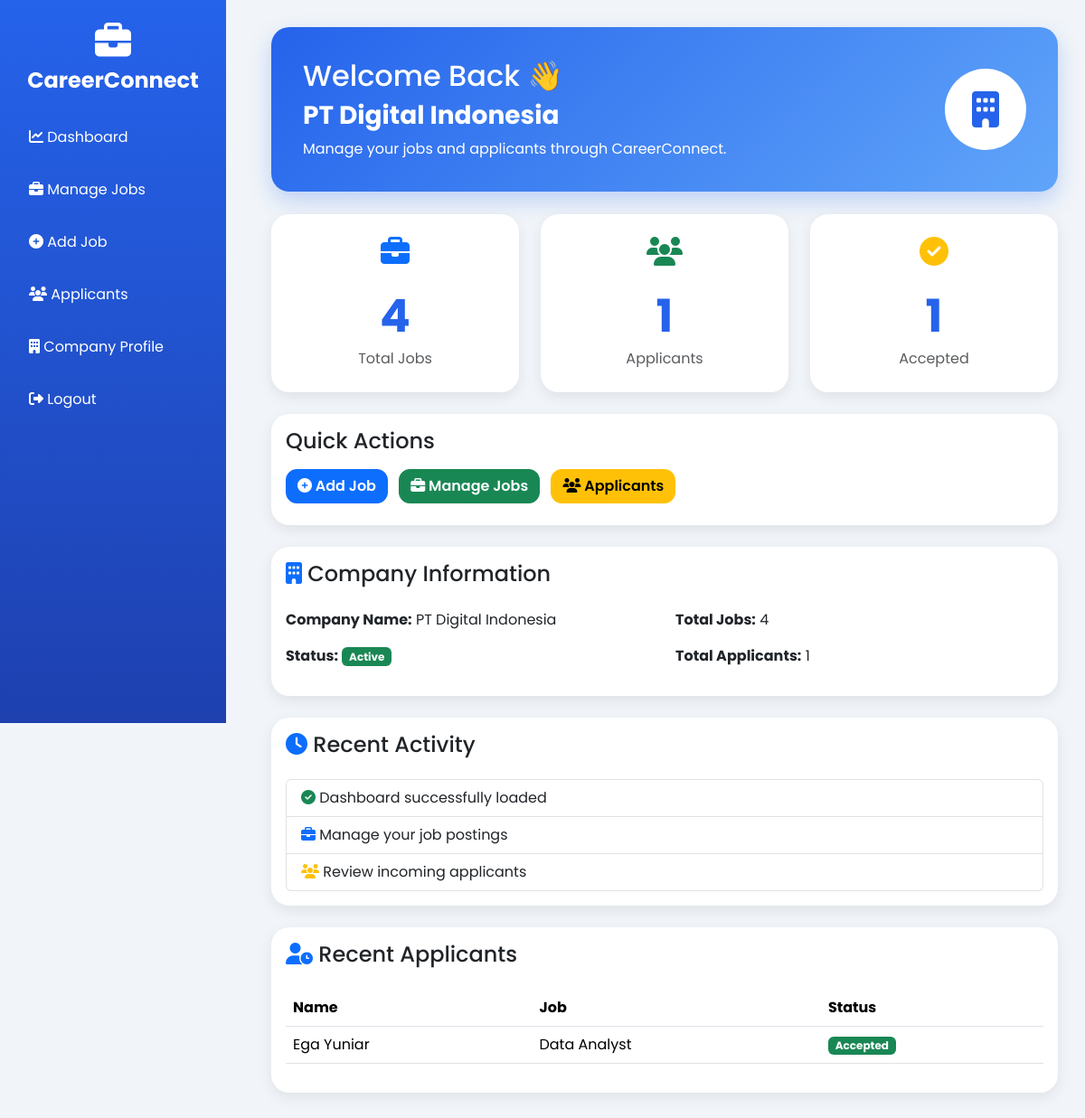
Page /company/dashboard.php (signed in) on the committed database.
### tables this page shows
CREATE TABLE `applications` (
  `id` int(11) NOT NULL,
  `job_id` int(11) NOT NULL,
  `user_id` int(11) NOT NULL,
  `status` enum('Pending','Reviewed','Accepted','Rejected') DEFAULT 'Pending',
  `applied_at` timestamp NOT NULL DEFAULT current_timestamp()
);

CREATE TABLE `users` (
  `id` int(11) NOT NULL,
  `fullname` varchar(100) NOT NULL,
  `email` varchar(100) NOT NULL,
  `password` varchar(255) NOT NULL,
  `phone` varchar(20) DEFAULT NULL,
  `photo` varchar(255) DEFAULT NULL,
  `cv` varchar(255) DEFAULT NULL,
  `address` text DEFAULT NULL,
  `role` enum('user','admin') DEFAULT 'user',
  `created_at` timestamp NOT NULL DEFAULT current_timestamp()
);

CREATE TABLE `jobs` (
  `id` int(11) NOT NULL,
  `company_id` int(11) NOT NULL,
  `category_id` int(11) DEFAULT NULL,
  `title` varchar(150) NOT NULL,
  `location` varchar(100) DEFAULT NULL,
  `salary` varchar(100) DEFAULT NULL,
  `job_type` enum('Full Time','Part Time','Internship','Remote') DEFAULT NULL,
  `description` text DEFAULT NULL,
  `requirements` text DEFAULT NULL,
  `deadline` date DEFAULT NULL,
  `status` enum('Open','Closed') DEFAULT 'Open',
  `created_at` timestamp NOT NULL DEFAULT current_timestamp()
);

### company/dashboard.php (the view, shortened to what this page needs)
<?php
include '../config/database.php';
$company_id = $_SESSION['company_id'];
$total_jobs = mysqli_fetch_assoc(
mysqli_query(
$conn,
"SELECT COUNT(*) AS total
FROM jobs
WHERE company_id='$company_id'"
));
$total_applicants = mysqli_fetch_assoc(
mysqli_query(
$conn,
"SELECT COUNT(*) AS total
FROM applications
JOIN jobs
ON applications.job_id = jobs.id
WHERE jobs.company_id='$company_id'"
));
$total_accepted = mysqli_fetch_assoc(
mysqli_query(
$conn,
"SELECT COUNT(*) AS total
FROM applications
JOIN jobs
ON applications.job_id = jobs.id
WHERE jobs.company_id='$company_id'
AND applications.status='Accepted'"
));
$recent_applicants = mysqli_query($conn,
"SELECT
users.fullname,
jobs.title,
applications.status
FROM applications
JOIN users
ON applications.user_id = users.id
JOIN jobs
ON applications.job_id = jobs.id
WHERE jobs.company_id='$company_id'
ORDER BY applications.id DESC
LIMIT 5"
);
?>
<!DOCTYPE html>
<html>
<head>
<link href="https://cdn.jsdelivr.net/npm/bootstrap@5.3.3/dist/css/bootstrap.min.css"
rel="stylesheet">
<link rel="stylesheet"
href="https://cdnjs.cloudflare.com/ajax/libs/font-awesome/6.5.2/css/all.min.css">
</head>
<body>
<div class="sidebar">
<div class="text-center mb-4">
<i class="fas fa-briefcase text-white"
style="font-size:40px;"></i>
<h4 class="text-white fw-bold mt-2">
CareerConnect
</h4>
</div>
<a href="dashboard.php">
<i class="fas fa-chart-line"></i>
 Dashboard
</a>
<a href="manage_jobs.php">
<i class="fas fa-briefcase"></i>
 Manage Jobs
</a>
<a href="add_job.php">
<i class="fas fa-plus-circle"></i>
 Add Job
</a>
<a href="applicants.php">
<i class="fas fa-users"></i>
 Applicants
</a>
<a href="profile.php">
<i class="fas fa-building"></i>
 Company Profile
</a>
<a href="../index.php">
<i class="fas fa-sign-out-alt"></i>
 Logout
</a>
</div>
<div class="main">
<div class="hero">
<div class="row align-items-center">
<div class="col-md-8">
<h2>
Welcome Back 👋
</h2>
<h3 class="fw-bold">
<?php echo $_SESSION['company_name']; ?>
</h3>
<p class="mb-0">
Manage your jobs and applicants
through CareerConnect.
</p>
</div>
<div class="col-md-4 text-end">
<div style="
width:90px;
height:90px;
background:white;
border-radius:50%;
display:inline-flex;
align-items:center;
justify-content:center;
">
<i class="fas fa-building"
style="
font-size:40px;
color:#2563EB;
"></i>
</div>
</div>
</div>
</div>
<div class="row">
<div class="col-md-4 mb-4">
<div class="stat-card">
<i class="fas fa-briefcase fa-2x text-primary mb-3"></i>
<h2>
<?php echo $total_jobs['total']; ?>
</h2>
<p class="text-muted mb-0">
Total Jobs
</p>
</div>
</div>
<div class="col-md-4 mb-4">
<div class="stat-card">
<i class="fas fa-users fa-2x text-success mb-3"></i>
<h2>
<?php echo $total_applicants['total']; ?>
</h2>
<p class="text-muted mb-0">
Applicants
</p>
</div>
</div>
<div class="col-md-4 mb-4">
<div class="stat-card">
<i class="fas fa-check-circle fa-2x text-warning mb-3"></i>
<h2>
<?php echo $total_accepted['total']; ?>
</h2>
<p class="text-muted mb-0">
Accepted
</p>
</div>
</div>
</div>
<div class="card mb-4">
<div class="card-body">
<h4 class="mb-3">
Quick Actions
</h4>
<a
href="add_job.php"
class="btn btn-primary me-2 mb-2">
<i class="fas fa-plus-circle"></i>
Add Job
</a>
<a
href="manage_jobs.php"
class="btn btn-success me-2 mb-2">
<i class="fas fa-briefcase"></i>
Manage Jobs
</a>
<a
href="applicants.php"
class="btn btn-warning mb-2">
<i class="fas fa-users"></i>
Applicants
</a>
</div>
</div>
<div class="card mb-4">
<div class="card-body">
<h4 class="mb-4">
<i class="fas fa-building text-primary"></i>
Company Information
</h4>
<div class="row">
<div class="col-md-6">
<p>
<strong>Company Name:</strong>
<?php echo $_SESSION['company_name']; ?>
</p>
<p>
<strong>Status:</strong>
<span class="badge bg-success">
Active
</span>
</p>
</div>
<div class="col-md-6">
<p>
<strong>Total Jobs:</strong>
<?php echo $total_jobs['total']; ?>
</p>
<p>
<strong>Total Applicants:</strong>
<?php echo $total_applicants['total']; ?>
</p>
</div>
</div>
</div>
</div>
<div class="card mb-4">
<div class="card-body">
<h4 class="mb-4">
<i class="fas fa-clock text-primary"></i>
Recent Activity
</h4>
<div class="list-group">
<div class="list-group-item">
<i class="fas fa-check-circle text-success"></i>
Dashboard successfully loaded
</div>
<div class="list-group-item">
<i class="fas fa-briefcase text-primary"></i>
Manage your job postings
</div>
<div class="list-group-item">
<i class="fas fa-users text-warning"></i>
Review incoming applicants
</div>
</div>
</div>
</div>
<div class="card">
<div class="card-body">
<h4 class="mb-4">
<i class="fas fa-user-clock text-primary"></i>
Recent Applicants
</h4>
<table class="table table-hover">
<thead>
<tr>
<th>Name</th>
<th>Job</th>
<th>Status</th>
</tr>
</thead>
<tbody>
<?php
if(mysqli_num_rows($recent_applicants) > 0){
while($row = mysqli_fetch_assoc($recent_applicants)){
?>
<tr>
<td>
<?php echo $row['fullname']; ?>
</td>
<td>
<?php echo $row['title']; ?>
</td>
<td>
<?php
if($row['status'] == 'Accepted'){
echo "<span class='badge bg-success'>Accepted</span>";
}
elseif($row['status'] == 'Rejected'){
echo "<span class='badge bg-danger'>Rejected</span>";
}
else{
echo "<span class='badge bg-warning'>Pending</span>";
}
?>
</td>
</tr>
<?php
}
} ?>
</tbody>
</table>
</div>
</div>
</div>
</body>
</html>

### company/dashboard.php (style rules this page uses)
* { font-family:'Poppins',sans-serif; }
body { background:#f1f5f9; }
.sidebar { width:250px; height:100vh; background:linear-gradient(180deg,#2563EB,#1E40AF); position:fixed; left:0; top:0; padding:25px 20px; }
.sidebar a { display:block; color:white; text-decoration:none; padding:12px; margin-bottom:10px; border-radius:10px; }
.main { margin-left:270px; padding:30px; }
.hero { background:linear-gradient(135deg,#2563EB,#60A5FA); padding:35px; border-radius:20px; color:white; margin-bottom:25px; box-shadow:0 10px 25px rgba(37,99,235,.25); }
.stat-card { background:white; padding:25px; border-radius:20px; box-shadow:0 5px 15px rgba(0,0,0,.08); text-align:center; transition:.3s; height:100%; }
.stat-card h2 { font-size:50px; font-weight:700; margin-top:10px; margin-bottom:5px; color:#2563EB; }
.card { border:none; border-radius:20px; box-shadow:0 5px 15px rgba(0,0,0,.08); }
.btn { border-radius:12px; font-weight:600; }

### rows in the picture
applications: user.fullname "Ega Yuniar", job.title "Data Analyst", status "Accepted"

### other values in the picture
$_SESSION['company_name'] "PT Digital Indonesia"
$total_jobs['total'] "4"
$total_applicants['total'] "1"
$total_accepted['total'] "1"
